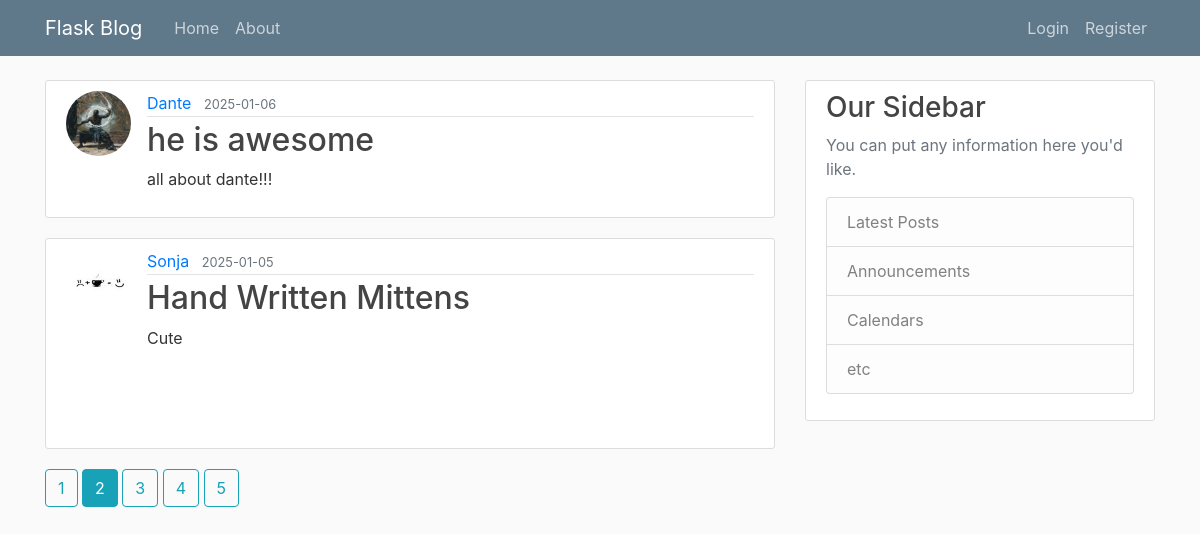
The page /home?page=2 on the database its author committed.
### flaskblog/models.py (models this page shows, shortened)
class Post(db.Model):
    id = db.Column(db.Integer, primary_key=True)
    title = db.Column(db.String(100), nullable=False)
    date_posted = db.Column(db.DateTime, nullable=False, default=datetime.utcnow())
    content = db.Column(db.Text, nullable=False)
    user_id = db.Column(db.Integer, db.ForeignKey('user.id'), nullable=False)

class User(db.Model, UserMixin):
    id = db.Column(db.Integer, primary_key=True)
    username = db.Column(db.String(20), unique=True, nullable=False, )
    email = db.Column(db.String(120), unique=True, nullable=False, )
    image_file = db.Column(db.String(20), nullable=False, default='default.jpg')
    password = db.Column(db.String(60), nullable=False, )
    post = db.relationship('Post', backref='author', lazy=True)

### flaskblog/main/routes.py (the view)
@main.route('/')
@main.route('/home')
def home():
    page = request.args.get('page', 1, type=int)
    posts = Post.query.order_by(Post.date_posted.desc()).paginate(page=page, per_page=2)
    return render_template('home.html', posts=posts)

### flaskblog/templates/home.html
{% extends "layout.html" %}
{% block content %}
    {% for post in posts.items %}
        <article class="media content-section">
        <img class=" rounded-circle article-img" src="{{url_for('static',filename='profile_pics/' + post.author.image_file)}}">
          <div class="media-body">
            <div class="article-metadata">
              <a class="mr-2" href="{{ url_for('users.user_posts', username= post.author.username)}}">{{ post.author.username }}</a>
              <small class="text-muted">{{ post.date_posted.strftime('%Y-%m-%d') }}</small>
            </div>
            <h2><a class="article-title" href="{{ url_for('posts.post', post_id=post.id) }}">{{ post.title }}</a></h2>
            <p class="article-content">{{ post.content }}</p>
          </div>
        </article>
    {% endfor %}
    {% for page_num in posts.iter_pages(left_edge=1, right_edge=1, left_current=1, right_current=2) %}
        {% if page_num %}
            {% if posts.page == page_num %}
                <a class='btn btn-info mb-4' href="{{ url_for('main.home', page=page_num)}}">{{page_num}}</a>
            {% else %}
                <a class='btn btn-outline-info mb-4' href="{{ url_for('main.home', page=page_num)}}">{{page_num}}</a>
            {% endif %}
        {% else %}
            ...
        {% endif %}
    {% endfor %}
{% endblock content %}

### flaskblog/static/main.css (style rules this page uses)
body { background: #fafafa; color: #333333; margin-top: 5rem; }
h1, h2, h3, h4, h5, h6 { color: #444444; }
.content-section { background: #ffffff; padding: 10px 20px; border: 1px solid #dddddd; border-radius: 3px; margin-bottom: 20px; }
.article-title { color: #444444; }
.article-content { white-space: pre-line; }
.article-img { height: 65px; width: 65px; margin-right: 16px; }
.article-metadata { padding-bottom: 1px; margin-bottom: 4px; border-bottom: 1px solid #e3e3e3 }

### rows shown on the page
Post: image_file (placeholder picture), author.username "Dante", date_posted "2025-01-06", title "he is awesome", content "all about dante!!!"
Post: image_file (picture), author.username "Sonja", date_posted "2025-01-05", title "Hand Written Mittens", content "Cute"

### other values the page prints
{{ page_num }} "1" "3" "4" "5"
{{ page_num }} "2"
